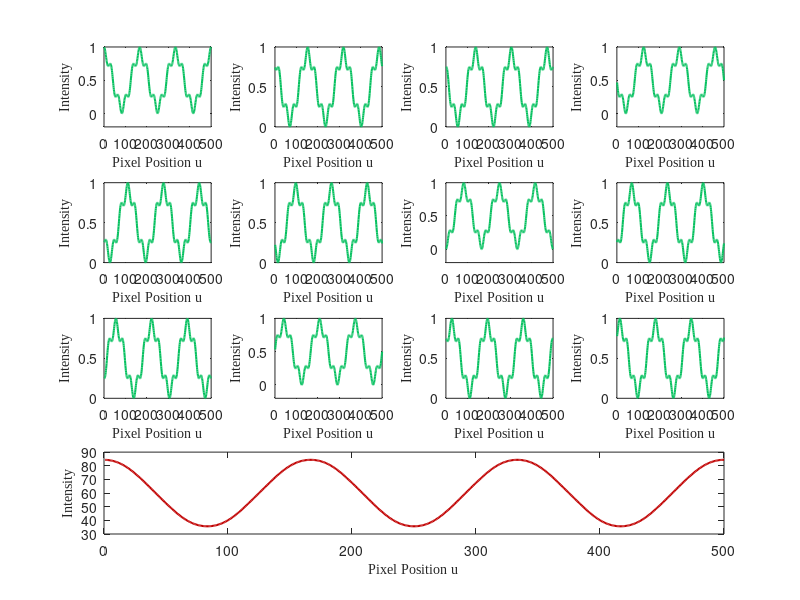
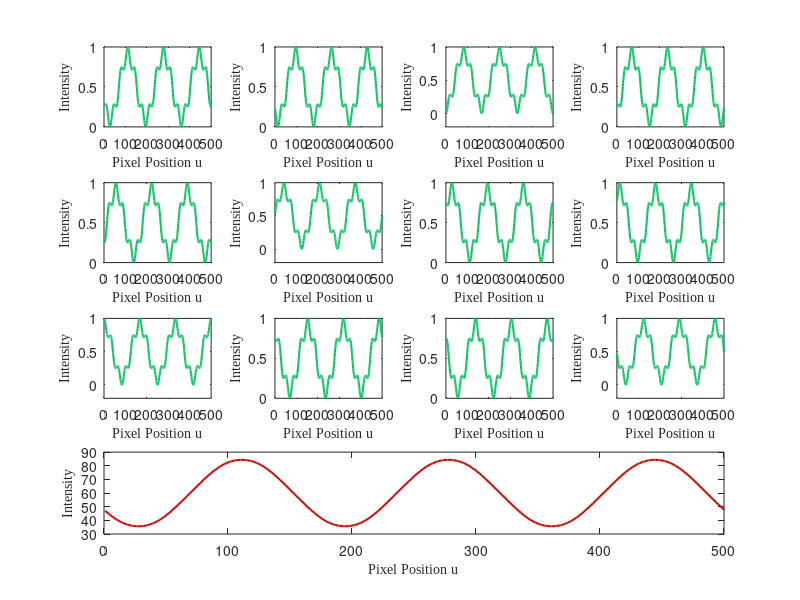
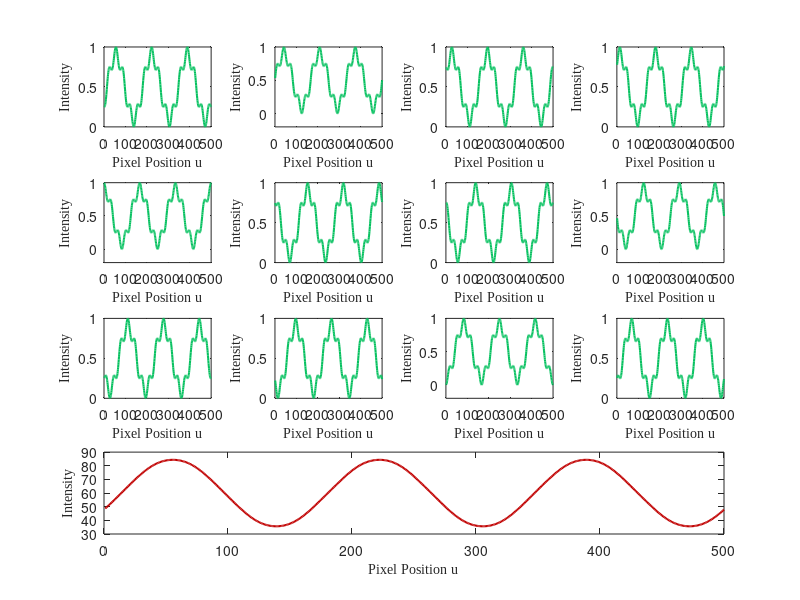
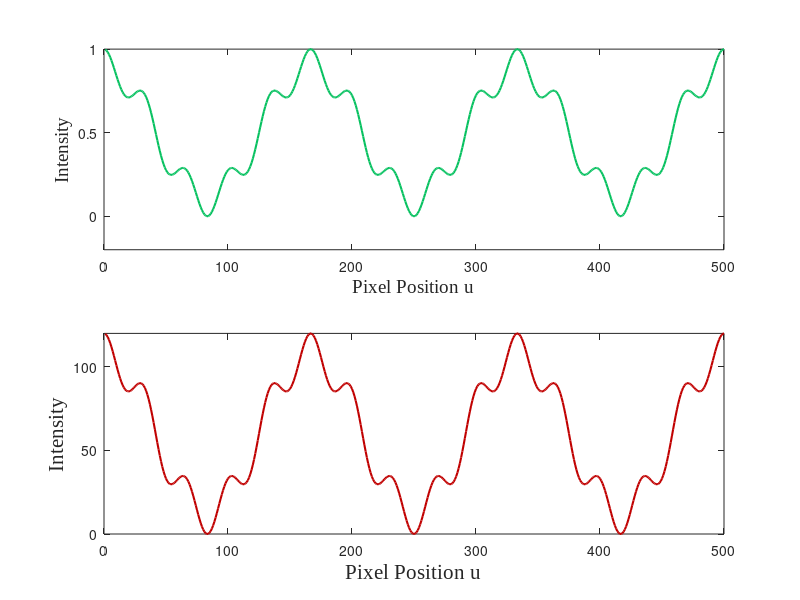

Here is the MATLAB script that generated these plots, in order: (Note: this script raises an error after producing the figures.)
clc; clear; close all;
f = 3;                    % fringe frequency
N1=3;
N2=12;
c = 10;             % c denotes the scaling factor
k2=1:N2;
Sk_ideal=c*(cos(2*(k2-1)*pi/N2)+1); 
Sk=round(Sk_ideal);  % The projection number
beta=Sk_ideal-Sk;    % rounding error β
Total_Projecion_number=sum(Sk);
c2=N2*c/2; c3=0;  
for k2=1:N2
    c2=c2-cos(2*(k2-1)*pi/N2)*beta(k2);
    c3=c3+sin(2*(k2-1)*pi/N2)*beta(k2);
end
fprintf("Projection number during one exposure : %d \n Projeciton number for 12 patterns : ",Total_Projecion_number);
fprintf("%d,", Sk);
A=0.5;
B=0.4;  
B_noise =0.1;    % The intensity of harmonic
order_noise=5;   % The order of harmonic
Height_img=500;
Width_img=500;
u=1:Width_img;
%%%%%%%%%%%% 一、Phase-shifting Superimposition (Internal phase-shifting method)
for k1=1:1:N1
    figure;I_k1=0;         
    for k2=1:1:N2                 % Phase-shifting
        absolute_phase=2*pi*f*u/Width_img;
        phase=absolute_phase+2*(k1-1)*pi/N1+2*(k2-1)*pi/N2;
        noise=B_noise*cos(order_noise*phase);
        I_k1k2 = A + B*cos(phase)+noise;  % Projection patterns
        img=repmat(I_k1k2,Height_img,1);
%             imshow(img);
        subplot(4,4,k2);plot(I_k1k2,'LineWidth',1.5,'Color',[7/255,193/255,96/255]); 
%         title(['Projection Pattern: I_{k1=',num2str(k1),', ','k2=',num2str(k2),'}'],'FontSize',7,'FontName','Times New Roman');
        xlabel('Pixel Position u','FontSize',10,'FontName','Times New Roman');
        ylabel('Intensity','FontSize',10,'FontName','Times New Roman'); set(gca,'ytick',0:0.5:1); 
        I_k1=I_k1+I_k1k2*Sk(k2);   % Sumperimposition (achievd by one exposure of camera)
    end
    subplot(4,4,13:16); plot(I_k1,'LineWidth',1.5,'Color',[192/255,0/255,0/255]);  % Camera images
    set(gca,'xtick',0:100:500);
%     title(['Camera Image: I_{k1=',num2str(k1),'}'],'FontSize',7,'FontName','Times New Roman');
    xlabel('Pixel Position u','FontSize',10,'FontName','Times New Roman');
    ylabel('Intensity','FontSize',10,'FontName','Times New Roman');
end
%%%%%%%%%%%% 二、Traditional Projection
for k1=1:1:N1
    figure;I_k1=0;    set(gcf,'unit','centimeters','position',[10 10 13 13]);set(gca,'xtick',0:100:500);
    absolute_phase=2*pi*f*u/Width_img;
    phase=absolute_phase+2*(k1-1)*pi/N1;
    noise=B_noise*cos(order_noise*phase);
    I_k1 = A + B*cos(phase)+noise;  % Projection patterns
    subplot(2,1,1);plot(I_k1,'LineWidth',1.5,'Color',[7/255,193/255,96/255]);  set(gca,'ytick',0:0.5:1);          
%     title(['Projection Pattern: I_{k1=',num2str(k1),',*}'],'FontSize',14,'FontName','Times New Roman');
    xlabel('Pixel Position u','FontSize',14,'FontName','Times New Roman');
    ylabel('Intensity','FontSize',14,'FontName','Times New Roman');
    I_k1=I_k1*Total_Projecion_number;   % Sumperimposition (achievd by one exposure of camera)  
    subplot(2,1,2); plot(I_k1,'LineWidth',1.5,'Color',[192/255,0/255,0/255]);         % Camera images
    set(gca,'ytick',0:50:100); ylim([0,120]);
%     title(['Camera Image: I_{k1=',num2str(k1),'}'],'FontSize',14,'FontName','Times New Roman');
    xlabel('Pixel Position u','FontSize',15,'FontName','Times New Roman');
    ylabel('Intensity','FontSize',15,'FontName','Times New Roman');
end
%% 

%%%数据读取
for id_method = 1:Method_number
    N=Step_name(id_method);
    for id_frequency=1:Frequency_number
        numerator=0;
        denominator=0;
        for k=1:N
            path=[root_path,Method_name{id_method},'\',num2str(id_frequency), '_', num2str(k),'.bmp'];
            Img=imread(path);
            Img=im2double(Img);
            % Img=filter2(fspecial('gaussian',5,2),Img);
            if Flag_Ours(id_method)==0
                numerator=numerator+Img*sin(2*(k-1)*pi/N);
                denominator=denominator+Img*cos(2*(k-1)*pi/N);
            else
                numerator=numerator-(c3*cos(2*(k-1)*pi/N)-c2*sin(2*(k-1)*pi/N))*Img; %%注意为减法
                denominator=denominator+(c2*cos(2*(k-1)*pi/N)+c3*sin(2*(k-1)*pi/N))*Img;
            end
        end
        phi(:,:,id_frequency)=-atan2(numerator,denominator)+pi;   %转化为 0-2*pi
    end
    %%%相位展开
    phl = phi(:,:,1);
    for i=1:Frequency_number-1
        phh = phi(:,:,i+1);
        kh = round((FrequencyRatio(i)*phl-phh)/(2*pi));
        phl = phh + kh*2*pi;
    end
    phi_unwrapped = phl; 
    figure;imshow(phi_unwrapped,[]);title('相位图');
    path=[root_path,Method_name{id_method},'\','Phase.mat']; 
    save(path, 'phi_unwrapped');
end
